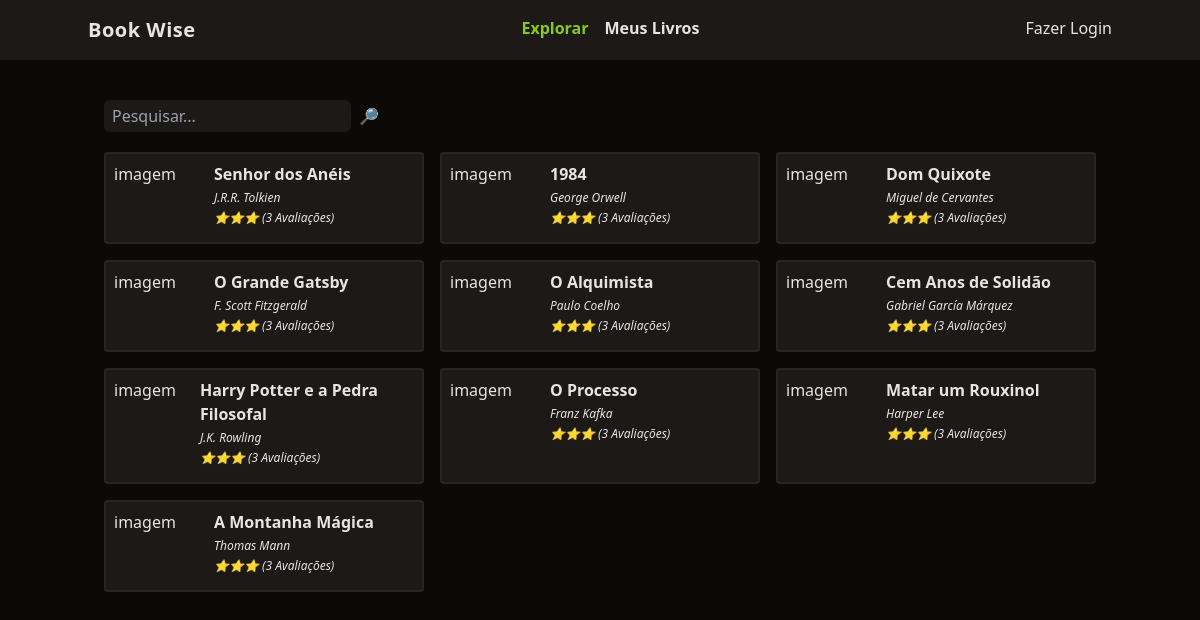
Before: / with the older database file.
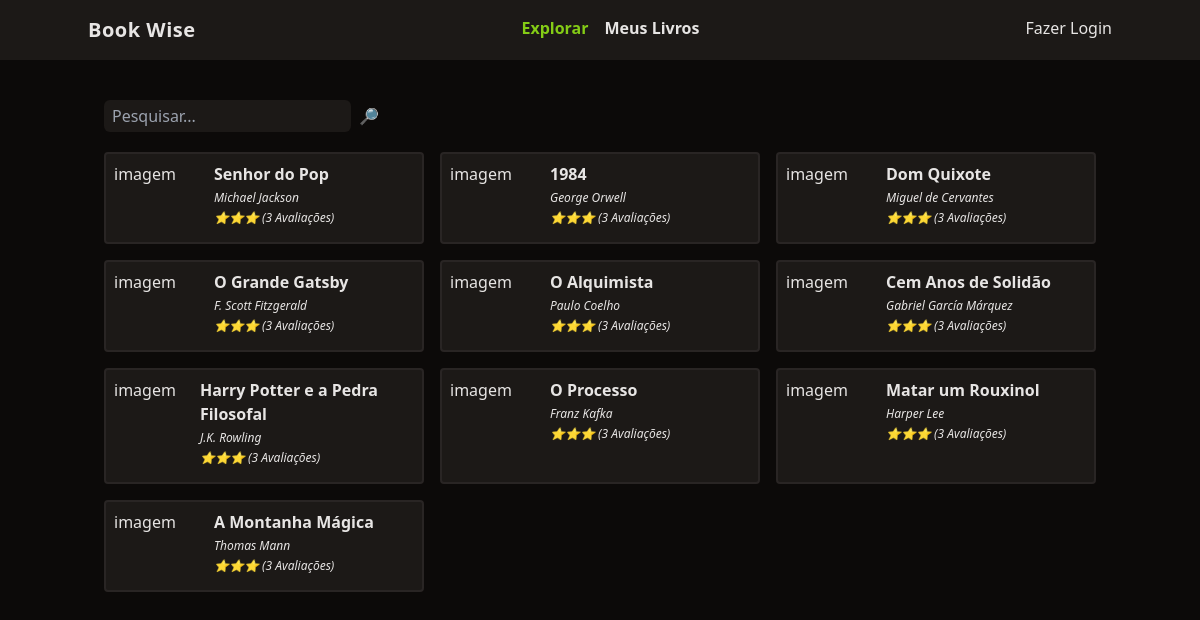
After: the same page with the newer database file.
### tables this page shows
CREATE TABLE livros (
	id integer primary key autoincrement,
  	titulo varchar (250),
  	autor varchar (100),
  	descricao text,
  	usuario_id integer,
  	foreign key (usuario_id) references usuarios(id)
);

### functions.php (called while the page is built, shortened)
<?php
function view($view, $data = []) {
    require 'views/templates/app.php';
}

### controllers/index.controller.php (called while the page is built)
<?php
require 'dados.php';
view('index', compact('livros'));

### routes.php (called while the page is built, shortened)
<?php
$controller = str_replace('/', '', parse_url($_SERVER['REQUEST_URI'])['path']);
if (!$controller) $controller = 'index';
require "controllers/{$controller}.controller.php";

### index.php (called while the page is built)
<?php
require 'functions.php';
require 'routes.php';

### dados.php (called while the page is built, shortened)
<?php
$db = new PDO('sqlite:database.sqlite');
$query = $db->query("SELECT * FROM livros");
 ?>

### views/index.view.php (the view, shortened to what this page needs)
<form class="w-full flex space-x-2 mt-6" action="">
    <input type="text" name="pesquisar" id="pesquisar" class="border-stone-800 rounded-md bg-stone-900 text-ml focus:outline-none px-2 py-1" placeholder="Pesquisar...">
    <button type="submit">🔎</button>
</form>
<section class="grid gap-4 grid-cols-1 md:grid-cols-2 lg:grid-cols-3">
    <?php foreach ($livros as $livro): ?>
        <div class="p-2 rounded border-stone-800 border-2 bg-stone-900">
            <div class="flex">
                <div class="w-1/3">
                    imagem
                </div>
                <div class="space-y-1">
                    <a href="/livro?id=<?= $livro['id'] ?>" class="font-semibold hover:underline">
                        <?= $livro['titulo'] ?>
                    </a>
                    <div class="text-xs italic">
                        <?= $livro['autor'] ?>
                    </div>
                    <div class="text-xs italic">
                        ⭐⭐⭐ (3 Avaliações)
                    </div>
                </div>
            </div>
        </div>
    <?php endforeach; ?>
</section>

### views/templates/app.php (shortened to what this page needs)
<!DOCTYPE html>
<html lang="pt-br">
<head>
    <script src="https://cdn.tailwindcss.com"></script>
</head>
<body class="bg-stone-950 text-stone-200">
    <header class="bg-stone-900">
        <nav class="mx-auto max-w-screen-lg flex justify-between py-4">
            <div class="font-bold text-xl tracking-wide">Book Wise</div>
            <ul class="flex space-x-4 font-bold">
                <li>
                    <a href="/" class="text-lime-500">Explorar</a>
                </li>
                <li>
                    <a href="/meus-livros" class="hover:underline">Meus Livros</a>
                </li>
            </ul>
            <ul>
                <li>
                    <a href="/login" class="hover:underline">Fazer Login</a>
                </li>
            </ul>
        </nav>
    </header>
    <main class="mx-auto max-w-screen-lg py-4 px-4 space-y-5">
        <?php require "views/{$view}.view.php"; ?>
    </main>
</body>
</html>

Changed rows visible on the page:
changed livros: titulo "Senhor dos Anéis" → "Senhor do Pop"; autor "J.R.R. Tolkien" → "Michael Jackson"
